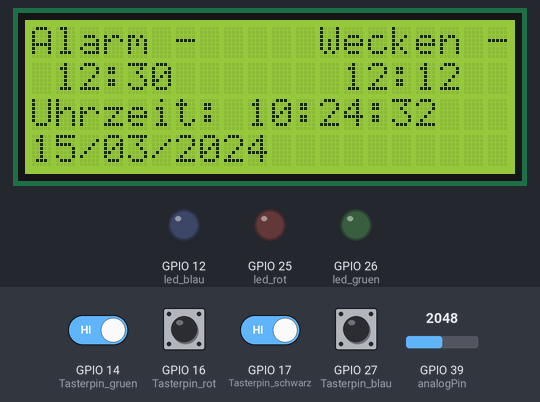
A sketch run on a simulated ESP32. Parts: 20×4 character LCD, output pins drawn as LEDs (lit = HIGH). The test bench sets the inputs (shaded band); at power-on: GPIO 14 (Tasterpin_gruen), GPIO 16 (Tasterpin_rot), GPIO 17 (Tasterpin_schwarz), GPIO 27 (Tasterpin_blau) HIGH, GPIO 39 (analogPin) = 2048. WiFi joins after 1.5 s; servers stay silent unless stated; the local clock reads 2024-03-15 10:24:30 at power-on unless the sketch sets it; what the sketch prints to the serial monitor is not drawn.

Above: at 2.8 s.
2.9 s: GPIO 14 (Tasterpin_gruen) driven LOW and GPIO 17 (Tasterpin_schwarz) driven LOW
At 3.7 s:
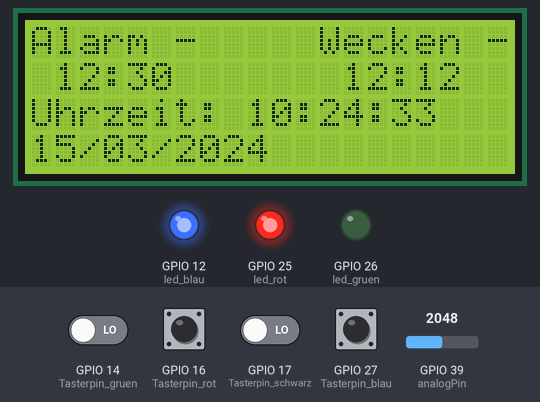
At 5.0 s:
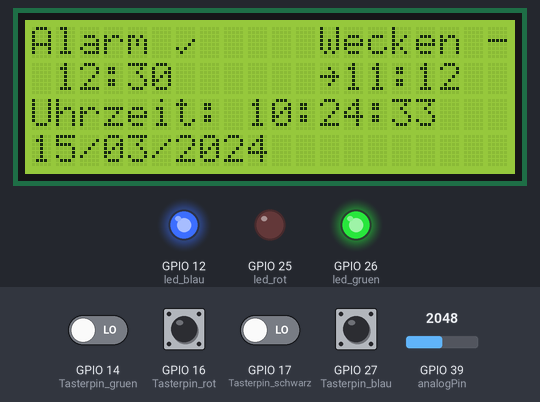
5.4 s: GPIO 39 (analogPin) set to 2866
6.9 s: GPIO 39 (analogPin) set to 3603
At 8.0 s:
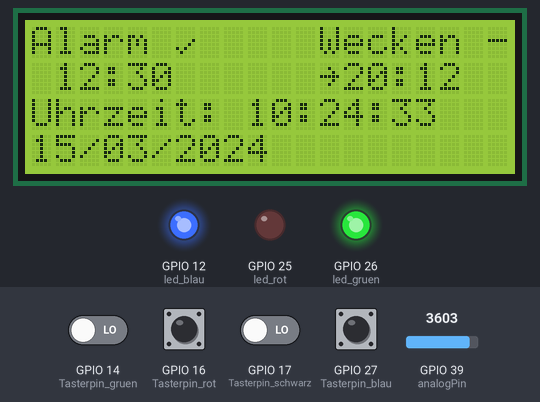
8.4 s: GPIO 39 (analogPin) set to 4095
Timing chart, 0 to 10.9 s (numbered marks = the images above; inputs shaded):
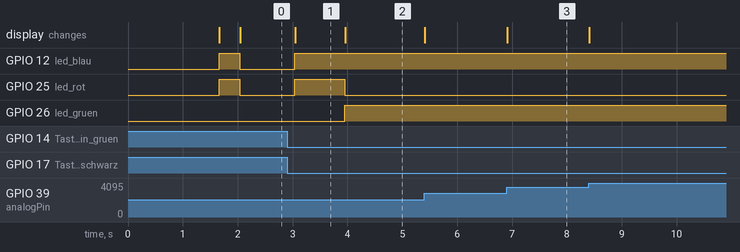

Measured:
- after the input at 2.9 s, GPIO 12 (led_blau): goes on until 3.0 s, then stays HIGH; GPIO 26 (led_gruen): LOW → HIGH after 1.1 s
- after the input at 6.9 s, the display: changes at once (image 3)
- what the display in image 1 shows lasts 1.0 s, from 3.0 s to 4.0 s

The sketch:

Notruf_Julian_V1.0.ino
```cpp
#include <WiFi.h>
#include "time.h"
// Einstellungen für NTP-Server setzen
const char* ntpServer = "pool.ntp.org";
const long  gmtOffset_sec = 3600;
const int   daylightOffset_sec = 3600;
// Set WiFi Eingangsdaten
#define WIFI_SSID "SSID"
#define WIFI_PASS "****"

// Setze IFTTT Webhooks Ereignisname und Schlüssel
#define IFTTT_Key "IFTTTKey!!!"
#define IFTTT_Event "esp_sms" // Name des Applets
#define IFTTT_Value1 "Moin, hier bin ich selbst!"
#define IFTTT_Value2 "Die SMS über den ESP32"
#define IFTTT_Value3 "funktioniert!"

WiFiClient client;

#include <LiquidCrystal_I2C.h>
// Anzahl der Spalten und Reihen setzen
const int lcd_spalten = 20, lcd_reihen = 4;
LiquidCrystal_I2C lcd(0x27, lcd_spalten, lcd_reihen);
const int analogPin=39;
uint8_t a_std=12, a_min=30, va_std=12, va_min=29, va_zaehler=0;
byte Haken [8] =
{
0b00000,
0b00000,
0b00000,
0b00001,
0b00010,
0b10100,
0b01000,
0b00000
};
byte Pfeil_r [8] =
{
0b00000,
0b00100,
0b00010,
0b11111,
0b00010,
0b00100,
0b00000,
0b00000
};
byte Pfeil_l [8] =
{
0b00000,
0b00100,
0b01000,
0b11111,
0b01000,
0b00100,
0b00000,
0b00000
};

#include "Button2.h"
#define Tasterpin_rot  16
#define Tasterpin_schwarz  17
#define Tasterpin_blau  27
#define Tasterpin_gruen  14
Button2 taster_rot, taster_schwarz, taster_gruen, taster_blau;
bool alarm_setzen=false, alarm_wechsel=false, alarm_ap=false, alarm_aktiv=false;

const uint8_t led_rot=25, led_gruen=26, led_blau=12, buzzer=18;
const uint16_t note_cs6=1047, note_c8=4186;
uint8_t letzte_sek=-1, jetzt_sek, jetzt_min, jetzt_std, jetzt_tag, jetzt_mon;
uint8_t weck_std=12, weck_min=12, freq=587, channel=0, resolution=8;
uint16_t jetzt_jahr;
bool wzsz=false, rot_ea=false, gruen_ea=false, blau_ea=false;
bool wecken_setzen=false, wecken_wechsel=false, wecken_ap=false, wecken_aktiv=false;

void setup() {
  Serial.begin(115200); // Nur optional für evtl. Ausgaben
  WiFi.begin(WIFI_SSID, WIFI_PASS);
  // Connecting to WiFi...
  Serial.print("Connecting to ");
  Serial.print(WIFI_SSID);
  while (WiFi.status() != WL_CONNECTED)
  {
    delay(100);
    Serial.print(".");
  }
// Mit WiFi verbunden
  Serial.println();
  Serial.print("Verbunden! IP address: ");
  Serial.println(WiFi.localIP());
// Initialisieren und Zeit holen
  configTime(gmtOffset_sec, daylightOffset_sec, ntpServer);
  aktuelle_Zeit();
//Tonausgabe vorbereiten
  ledcSetup(channel, freq, resolution);
  ledcAttachPin(buzzer, channel);
// Taster vorbereiten
  taster_rot.begin(Tasterpin_rot);
  taster_rot.setLongClickTime(1000);
  taster_rot.setLongClickDetectedHandler(longClickDetected);
  taster_rot.setDoubleClickHandler(doppelklick);
  taster_schwarz.begin(Tasterpin_schwarz);
  taster_schwarz.setLongClickTime(1000);
  taster_schwarz.setLongClickDetectedHandler(longClickDetected);
  taster_gruen.begin(Tasterpin_gruen);
  taster_gruen.setLongClickTime(1000);
  taster_gruen.setLongClickDetectedHandler(longClickDetected);
  taster_gruen.setDoubleClickHandler(doppelklick);
  taster_blau.begin(Tasterpin_blau);
  taster_blau.setLongClickTime(1000);
  taster_blau.setLongClickDetectedHandler(longClickDetected);
// LCD initialisieren
  lcd.init();
  lcd.backlight();
  lcd.createChar(0, Haken);
  lcd.createChar(1, Pfeil_r);
  lcd.createChar(2, Pfeil_l);
  lcd.clear();
  lcd.setCursor(0, 0);
  lcd.print("Alarm -     Wecken -");
  lcd.setCursor(3, 1);
  lcd.print(":");
  lcd.setCursor(1, 1);
  lcd.print(a_std);
  lcd.setCursor(4, 1);
  lcd.print(a_min);
  lcd.setCursor(13, 1);
  lcd.print(weck_std);
  lcd.setCursor(15, 1);
  lcd.print(":");
  lcd.setCursor(16, 1);
  lcd.print(weck_min);
// LED-Ausgänge definieren
  pinMode(led_rot, OUTPUT);
  pinMode(led_gruen, OUTPUT);
  pinMode(led_blau, OUTPUT);
}
void aktuelle_Zeit(){
  struct tm timeinfo;
  if(!getLocalTime(&timeinfo)){
    Serial.println("Failed to obtain time");
    return;
  }
  char zeit_Std[3];
  jetzt_std=umwandlung(3, zeit_Std, "%H", timeinfo);
  char zeit_Min[3];
  jetzt_min=umwandlung(3, zeit_Min, "%M", timeinfo);
  char zeit_Sek[3];
  jetzt_sek=umwandlung(3, zeit_Sek, "%S", timeinfo);
  char zeit_Jahr[5];
  jetzt_jahr=umwandlung(5, zeit_Jahr, "%Y", timeinfo);
  char zeit_Monat[3];
  jetzt_mon=umwandlung(3, zeit_Monat, "%m", timeinfo);
  char zeit_Tag[3];
  jetzt_tag=umwandlung(3, zeit_Tag, "%d", timeinfo);
}
int umwandlung(int laenge, char zeit[ ], char detail[], struct tm timeinfo){
  int intzeit;
  strftime(zeit, laenge, detail, &timeinfo);
  if(laenge == 3){
    intzeit=(zeit[0]-48)*10;
    intzeit+=zeit[1]-48;
  }
  else{
    intzeit=(zeit[0]-48)*1000;
    intzeit+=(zeit[1]-48)*100;
    intzeit+=(zeit[2]-48)*10;
    intzeit+=zeit[3]-48;
  }

return intzeit;
}
void loop() {
  aktuelle_Zeit();
  if(letzte_sek!=jetzt_sek){
    letzte_sek=jetzt_sek;
    lcd.setCursor(0, 2);
    lcd.print("Uhrzeit:   :  :");
    ausrichten(9, 2, jetzt_std);
    ausrichten(12, 2, jetzt_min);
    ausrichten(15, 2, jetzt_sek);
    lcd.setCursor(2, 3);
    lcd.print("/  /");
    ausrichten(0, 3, jetzt_tag);
    ausrichten(3, 3, jetzt_mon);
    lcd.setCursor(6, 3);
    lcd.print(jetzt_jahr);
    if(!alarm_ap){
      rot_ea=!rot_ea;
      digitalWrite(led_rot, rot_ea);
    }
    if(!wecken_ap){
      blau_ea=!blau_ea;
      digitalWrite(led_blau, blau_ea);
    }
    if(wecken_ap || alarm_ap) alarm_wecken();
  }
  taster_rot.loop();
  taster_schwarz.loop();
  taster_blau.loop();
  taster_gruen.loop();
  if(alarm_setzen) alarm_stellen();
  if(!alarm_ap){
     lcd.setCursor(6, 0);
     lcd.print("-");
     digitalWrite(led_gruen, LOW);
     alarm_aktiv=false;
     if(!wecken_aktiv) ledcWriteTone(channel, 0);
  }
  else{
     lcd.setCursor(6, 0);
     lcd.write(byte(0));
     digitalWrite(led_gruen, HIGH);
     digitalWrite(led_rot, LOW);
  }
  if(wecken_setzen) wecken_stellen();
  if(!wecken_ap){
     lcd.setCursor(19, 0);
     lcd.print("-");
     wecken_aktiv=false;
     if(!alarm_aktiv) ledcWriteTone(channel, 0);
  }
  else{
     lcd.setCursor(19, 0);
     lcd.write(byte(0));
     digitalWrite(led_blau, LOW);
  }
}
//
//  Alarmieren oder Weckruf
//
void alarm_wecken(){
  // Weckruf
  if(jetzt_std==weck_std && jetzt_min==weck_min && jetzt_sek==0) wecken_aktiv=true;
  if(wecken_aktiv) {
    ledcWriteTone(channel, freq);
    if(freq==note_cs6 ? freq=note_cs6 : freq=note_c8);
  }
  //Alarm Vorwarnung
  if(jetzt_std==va_std && jetzt_min==va_min && jetzt_sek==0) alarm_aktiv=true;
  if(alarm_aktiv) {
    ledcWriteTone(channel, 550);
    if(va_zaehler<61) va_zaehler+=1;
    else{
      alarm_aktiv=false;
      va_zaehler=0;
      ledcWriteTone(channel, 0);
    //  Sende Alarmruf über IFTTT
      send_webhook();
      delay(1000);
      send_webhook();
    }
  }
}
//
//  Uhrzeit/Datum ausrichten
//
void ausrichten(int x, int y, int wert){
  lcd.setCursor(x, y);
  if(wert<10){
    lcd.print("0");
    lcd.setCursor(x+1, y);
    lcd.print(wert);
    }
    else lcd.print(wert);
}
//
// Alarmzeit stellen
//
void alarm_stellen(){
  while(alarm_setzen){
    if(!alarm_wechsel){
      a_std=map(analogRead(analogPin), 0, 4095, 0, 23);
      lcd.setCursor(0, 1);
      lcd.write(byte(1));
      lcd.setCursor(6, 1);
      lcd.print(" ");
      if(a_std<10){
        lcd.setCursor(1, 1);
        lcd.print(0);
        lcd.setCursor(2, 1);
        lcd.print(a_std);
      }
      else{
        lcd.setCursor(1, 1);
        lcd.print(a_std);
      }
    }
    else{
      a_min=map(analogRead(analogPin), 0, 4095, 0, 59);
      lcd.setCursor(0, 1);
      lcd.print(" ");
      lcd.setCursor(6, 1);
      lcd.write(byte(2));
      if(a_min<10){
        lcd.setCursor(4, 1);
        lcd.print(0);
        lcd.setCursor(5, 1);
        lcd.print(a_min);
      }
      else{
        lcd.setCursor(4, 1);
        lcd.print(a_min);
      }
    }
    taster_rot.loop();
  }
  lcd.setCursor(0, 1);
  lcd.print(" ");
  lcd.setCursor(6, 1);
  lcd.print(" ");
  if(a_min==0 ? va_min=59 : va_min=a_min-1);
  if(va_min==59 && a_std==0 ? va_std=23 : va_std=a_std);
  if(alarm_wechsel) alarm_wechsel=false;
}
//
// Weckzeit stellen
//
void wecken_stellen(){
  while(wecken_setzen){
    if(!wecken_wechsel){
      weck_std=map(analogRead(analogPin), 0, 4095, 0, 23);
      lcd.setCursor(12, 1);
      lcd.write(byte(1));
      lcd.setCursor(18, 1);
      lcd.print(" ");
      if(weck_std<10){
        lcd.setCursor(13, 1);
        lcd.print(0);
        lcd.setCursor(14, 1);
        lcd.print(weck_std);
      }
      else{
        lcd.setCursor(13, 1);
        lcd.print(weck_std);
      }
    }
    else{
      weck_min=map(analogRead(analogPin), 0, 4095, 0, 59);
      lcd.setCursor(12, 1);
      lcd.print(" ");
      lcd.setCursor(18, 1);
      lcd.write(byte(2));
      if(weck_min<10){
        lcd.setCursor(16, 1);
        lcd.print(0);
        lcd.setCursor(17, 1);
        lcd.print(weck_min);
      }
      else{
        lcd.setCursor(16, 1);
        lcd.print(weck_min);
      }
    }
    taster_gruen.loop();
  }
  lcd.setCursor(12, 1);
  lcd.print(" ");
  lcd.setCursor(18, 1);
  lcd.print(" ");
  if(wecken_wechsel) wecken_wechsel=false;
}
//
//  Langer Tastendruck Taster 1
//
void longClickDetected(Button2& btn) {
  if (btn == taster_rot) alarm_setzen=!alarm_setzen;      // Alarmzeit stellen/stellen beenden
  if (btn == taster_schwarz) alarm_ap=!alarm_ap;          // Alarm einschalten/ausschalten
  if (btn == taster_blau) wecken_ap=!wecken_ap;           // Wecken einschalten/ausschalten
  if (btn == taster_gruen) wecken_setzen=!wecken_setzen;  // Weckzeit stellen/ausschalten
}
//
//  Tastendruck Taster 2
//
void doppelklick(Button2& btn) {
  if (btn == taster_rot) alarm_wechsel=!alarm_wechsel;
  if (btn == taster_gruen) wecken_wechsel=!wecken_wechsel;
}
//
// Nachricht senden
//
void send_webhook(){
  // construct the JSON payload
  String jsonString = "";
  jsonString += "{\"value1\":\"";
  jsonString += IFTTT_Value1;
  jsonString += "\",\"value2\":\"";
  jsonString += IFTTT_Value2;
  jsonString += "\",\"value3\":\"";
  jsonString += IFTTT_Value3;
  jsonString += "\"}";
  int jsonLength = jsonString.length();
  String lenString = String(jsonLength);
  // connect to the Maker event server
  client.connect("maker.ifttt.com", 80);
  // construct the POST request
  String postString = "";
  postString += "POST /trigger/";
  postString += IFTTT_Event;
  postString += "/with/key/";
  postString += IFTTT_Key;
  postString += " HTTP/1.1\r\n";
  postString += "Host: maker.ifttt.com\r\n";
  postString += "Content-Type: application/json\r\n";
  postString += "Content-Length: ";
  postString += lenString + "\r\n";
  postString += "\r\n";
  postString += jsonString; // combine post request and JSON

  client.print(postString);
  delay(500);
  client.stop();
  Serial.println("Nachricht gesendet!");
}
```
